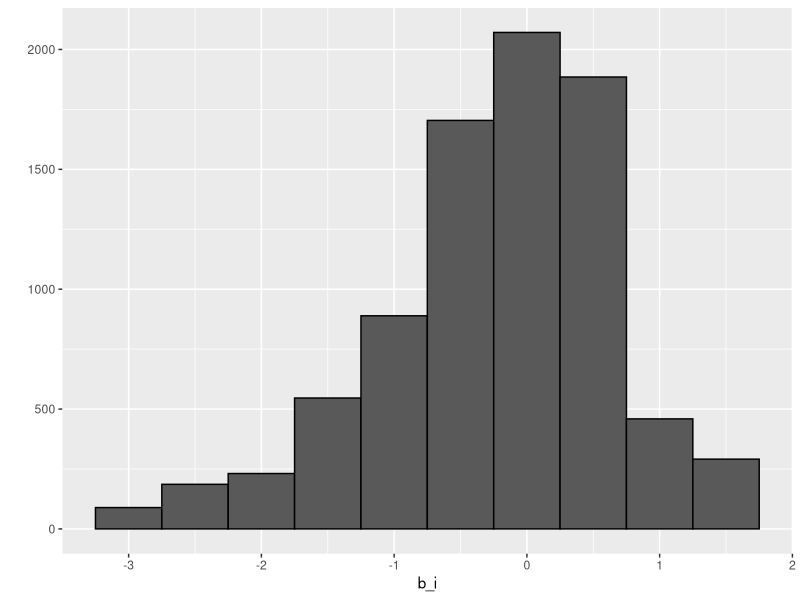
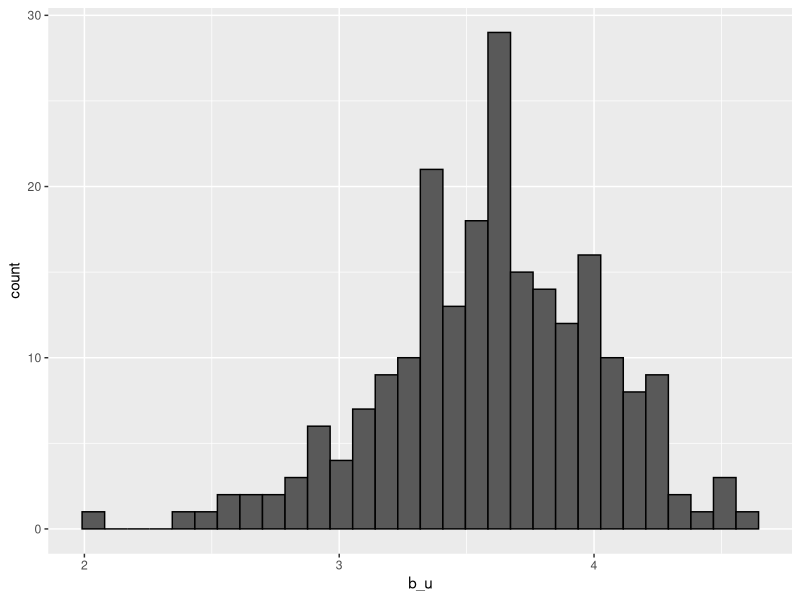
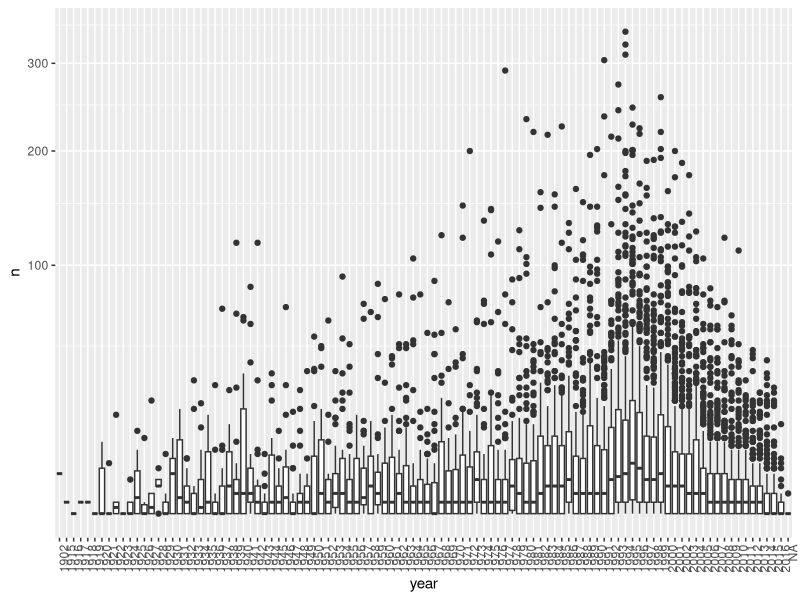
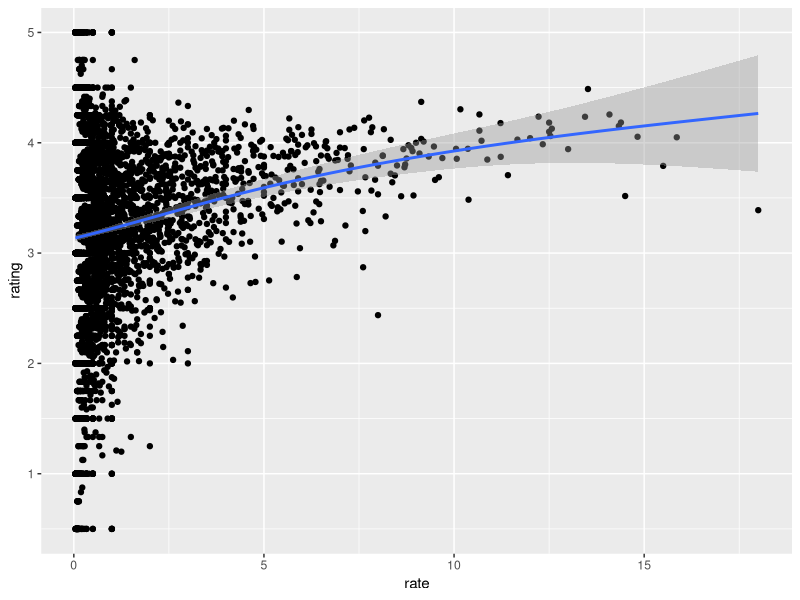
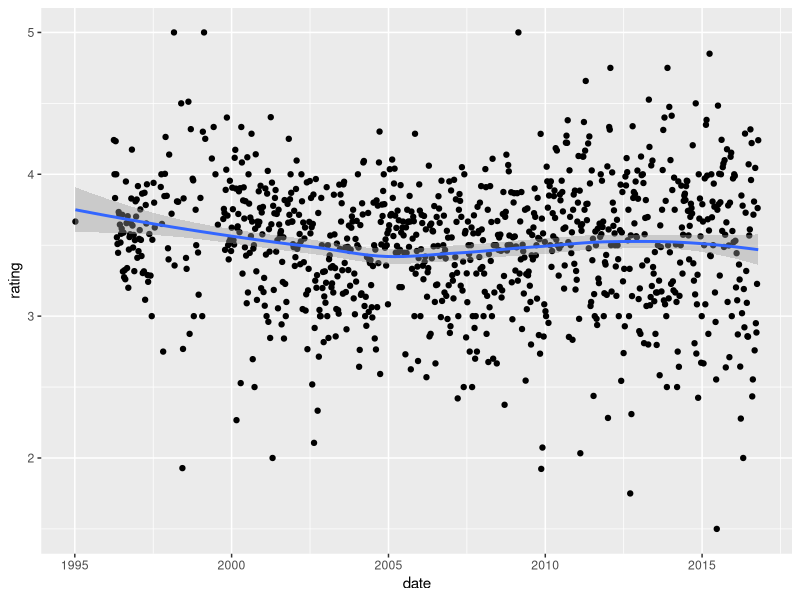
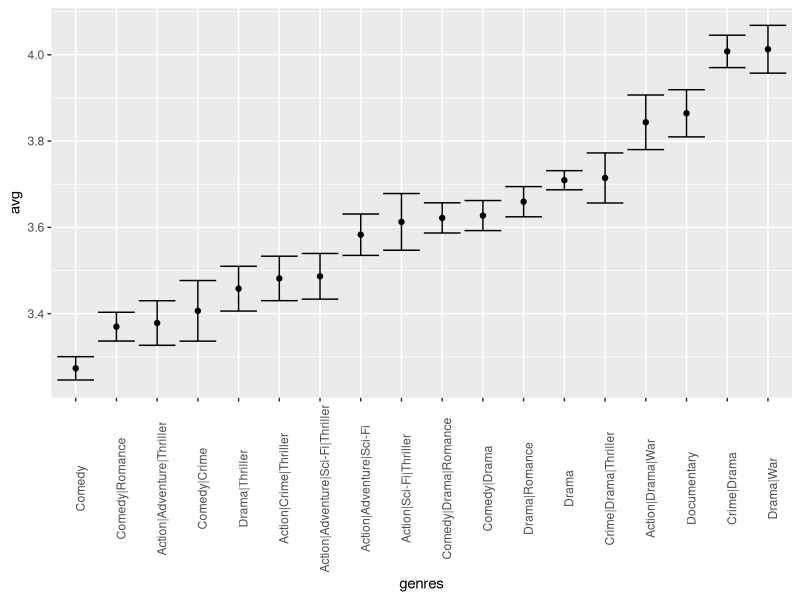
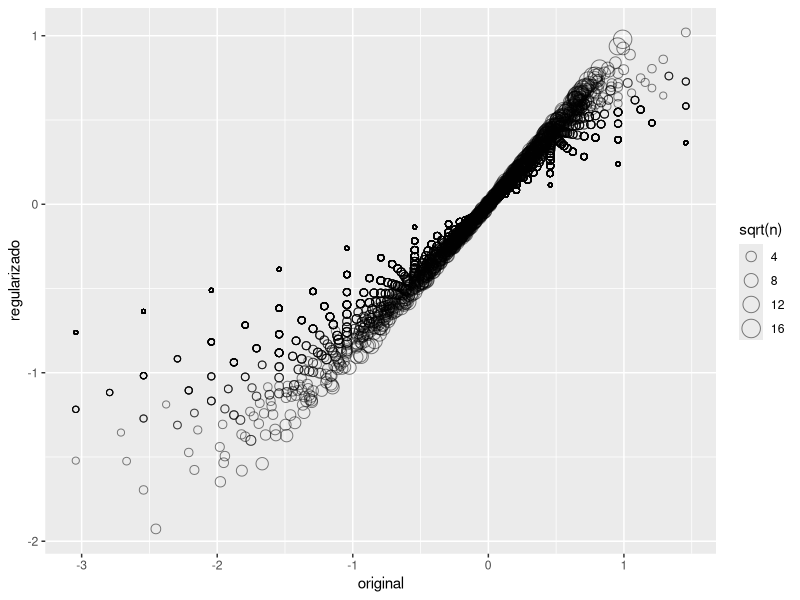

R code for these plots, in order: (Note: this script raises an error after producing the figures.)
library(tidyverse)
library(dslabs)
library(caret)
library(lubridate)
data("movielens")

#para mirar como tabla
movielens %>% as.tibble()

#usuarios unicos
movielens %>%
  summarize(n_users = n_distinct(userId),
            n_movies = n_distinct(movieId))

set.seed(755)
test_index <- createDataPartition(y = movielens$rating,
                                  times = 1, p = 0.2,
                                  list = FALSE)

train_set <- movielens[-test_index,]
test_set <- movielens[test_index,]

#se deben eliminar en el set de evaluación las peliculas
#que no tienen evaluación en el set de entrenamiento

test_set <- test_set %>%
  semi_join(train_set, by = "movieId") %>%
  semi_join(train_set, by = "userId")

#RMSE
RMSE <- function(true_ratings, predicted_ratings){
  sqrt(mean((true_ratings - predicted_ratings)^2))
}

#primer modelo de recomendación
#promedio de todas las calificaciones de las peliculas
mu_hat <- mean(train_set$rating)
mu_hat

#se aplica a todas las calificaciones desconocidas el mu_hat
naive_rmse <- RMSE(test_set$rating,mu_hat)
naive_rmse

#ese resultado es muy inocente y se puede mejorar
#pero que se ponga el resultado en una tabla para comparar

rmse_results <- tibble(method = "Solo el promedio", RMSE = naive_rmse)

rmse_results
#PERO EL RESULTADO DEL PROMEDIO AÚN ES MEJOR QUE UN RESULTADO AL AZAR
#por ejemplo si se replica el 3 en cada una de las peliculas
#que tienen rating y luego se compara con lo efectivamente puesto

alazar <- rep(3, nrow(test_set))
RMSE(test_set$rating, alazar)

#?lm
#midiendo con modelo lineal para 
#ver por promedio simple las calificaciones
#de cada una de las películas
#pero no es lo mejor con lm porque tarda mucho
#fit <- lm(rating ~ as.factor(movieId), data = movielens)

#se podría hacer con un promedio simple de cada una de las películas
mu <- mean(train_set$rating)
mu
#si restamos el mu del ratig. querria
#decir que la calificación máxima sería 1.5

movie_avgs <- train_set %>%
  group_by(movieId) %>%
  summarize(b_i = mean(rating  - mu))

qplot(b_i, data = movie_avgs, bins = 10, color = I("black"))

predicted_ratings <- mu + test_set %>%
  left_join(movie_avgs, by="movieId") %>%
  pull (b_i)

RMSE(predicted_ratings, test_set$rating)

#ya existe mejora a un promedio simple

#ver si hay algún efecto de usuario
#cuál es la calificación promedio de aquellos usuarios
#que han calificado más de 100 películas

train_set %>%
  group_by(userId) %>%
  filter(n()>=100) %>%
  summarize(b_u = mean(rating)) %>%
  ggplot(aes(b_u)) +
  geom_histogram(bins = 30, color = "black")

#entonces lo que se tendría que hacer es 
#es una modelación lineal lm 
#lm(rating ~ as.factor(movieId) + as.factor(userId))

#pero sería lento, entonces lo que se hará es una aproximación
#calculo de mu y rating de peli y estimando al usuario

user_avgs <- train_set %>%
  left_join(movie_avgs, by = "movieId") %>%
  group_by(userId) %>%
  summarize(b_u = mean(rating - mu - b_i))

#ahora construyendo los predictores y ver si mejora el RMSE
predicted_ratings <- test_set %>%
  left_join(movie_avgs, by="movieId") %>%
  left_join(user_avgs, by= "userId") %>%
  mutate(pred = mu + b_i + b_u) %>%
  pull(pred)

RMSE(predicted_ratings, test_set$rating)


#ME HE QUEDADO EN LA PAGINA 679
#EL APARTADO 33.8
#Q1. Compute the number of ratings for each movie and then plot it against the year the movie came out. Use the square root transformation on the counts.
#What year has the highest median number of ratings?

movielens %>% group_by(movieId) %>%
  summarize(n = n(), year = as.character(first(year))) %>%
  qplot(year, n, data = ., geom = "boxplot") +
  coord_trans(y = "sqrt") +
  theme(axis.text.x = element_text(angle = 90, hjust = 1))

#2. Vemos que, en promedio, las películas que salieron después de 1993 obtienen más calificaciones. También vemos que con las películas más nuevas, a partir de 1993, el número de
#calificaciones disminuye con el año: entre más reciente sea una película, menos tiempo han
#tenido los usuarios para calificarla.
#Entre las películas que salieron en 1993 o más tarde, ¿cuáles son las 25 películas con más
#calificaciones por año? Además, indique la calificación promedio.

movielens %>%
  filter(year >= 1993) %>%
  group_by(movieId) %>%
  summarize(n = n(), years = 2018 - first(year),
            title = title[1],
            rating = mean(rating)) %>%
  mutate(rate = n/years) %>%
  top_n(25, rate) %>%
  arrange(desc(rate))

#3. De la tabla construida en el ejemplo anterior, vemos que las películas mejor calificadas
#tienden a tener calificaciones superiores al promedio. Esto no es sorprendente: más personas
#ven películas populares. Para confirmar esto, estratifique las películas posteriores a 1993 por
#calificaciones por año y calcule sus calificaciones promedio. Haga un gráfico de la calificación
#promedio versus calificaciones por año y muestre un estimador de la tendencia.

movielens %>%
  filter(year >= 1993) %>%
  group_by(movieId) %>%
  summarize(n = n(), years = 2017 - first(year),
            title = title[1],
            rating = mean(rating)) %>%
  mutate(rate = n/years) %>%
  ggplot(aes(rate, rating)) +
  geom_point() +
  geom_smooth()

#Q5. The movielens dataset also includes a time stamp. This variable represents the time and data in which the rating was provided. The units are seconds since January 1, 1970. Create a new column date with the date.

movielens <- mutate(movielens, date = as_datetime(timestamp))

head(movielens)

#6. Calcule la calificación promedio de cada semana y calcule este promedio para cada día.
#Sugerencia: use la función round_date antes de group_by.

movielens %>% mutate(date = round_date(date, unit = "week")) %>%
  group_by(date) %>%
  summarize(rating = mean(rating)) %>%
  ggplot(aes(date, rating)) +
  geom_point() +
  geom_smooth()

#7. El gráfico muestra alguna evidencia de un efecto temporero. Si definimos 𝑑𝑢,𝑖 como el día
#que el usuario 𝑢 hizo su calificación de la película 𝑖, ¿cuál de los siguientes modelos es el
#más apropiado?

#d. 𝑌𝑢,𝑖 = 𝜇 + 𝑏𝑖 + 𝑏𝑢 + 𝑓(𝑑𝑢,𝑖) + 𝜀𝑢,𝑖, con 𝑓 una función suave de 𝑑𝑢,𝑖.

#8 8. Los datos movielens también tienen un columna genres. Esta columna incluye todos
#los géneros que aplican a la película. Algunas películas pertenecen a varios géneros. Defina
#una categoría como cualquier combinación que aparezca en esta columna. Mantenga solo
#categorías con más de 1,000 calificaciones. Luego, calcule el promedio y error estándar para
#cada categoría. Grafique estos usando diagramas de barras de error.

movielens %>% group_by(genres) %>%
  summarize(n = n(), avg = mean(rating), se = sd(rating)/sqrt(n())) %>%
  filter(n >= 1000) %>%
  mutate(genres = reorder(genres, avg)) %>%
  ggplot(aes(x = genres, y = avg, ymin = avg - 2*se, ymax = avg + 2*se)) +
  geom_point() +
  geom_errorbar() +
  theme(axis.text.x = element_text(angle = 90, hjust = 0.5))

#33.9 Regularización
#probemos con sólo el b_i para seleccionar los errores de peliculas
test_set %>%
  left_join(movie_avgs, by= "movieId") %>%
  mutate(residual = rating - (mu + b_i)) %>%
  arrange(desc(abs(residual))) %>%
  slice(1:10) %>%
  pull (title)

test_set %>% 
  left_join(movie_avgs, by='movieId') %>%
  mutate(residual = rating - (mu + b_i)) %>%
  arrange(desc(abs(residual))) %>%  
  slice(1:10) %>% 
  pull(title)

movie_titles <- movielens %>% 
  select(movieId, title) %>%
  distinct()

#segun el primer estimador, las 10 mejores peliculas

movie_avgs %>% left_join(movie_titles, by="movieId") %>%
  arrange(desc(b_i)) %>% 
  slice(1:10)  %>% 
  pull(title)

#segun el primer estimador, las 10 peores peliculas

movie_avgs %>% left_join(movie_titles, by="movieId") %>%
  arrange(b_i) %>% 
  slice(1:10)  %>% 
  pull(title)

#todas desconocidas, ver la frecuencia de calificación

train_set %>% count(movieId) %>%
  left_join(movie_avgs, by="movieId") %>%
  left_join(movie_titles, by= "movieId") %>%
  arrange(desc(b_i)) %>%
  slice(1:10) %>%
  pull(n)

train_set %>% count(movieId) %>%
  left_join(movie_avgs, by="movieId") %>%
  left_join(movie_titles, by= "movieId") %>%
  arrange(b_i) %>%
  slice(1:10) %>%
  pull(n)

#penalizando a las pelis que no tienen muchas valoraciones

lambda <- 3

mu <- mean(train_set$rating)

#regularizando los promedios de las peliculas
movie_reg_avgs <- train_set %>%
  group_by(movieId) %>%
  summarize(b_i = sum(rating - mu)/(n()+lambda), n_i = n())

#comparación de los promedios simples y los regularizados

tibble(original = movie_avgs$b_i,
       regularizado = movie_reg_avgs$b_i,
       n = movie_reg_avgs$n_i) %>%
  ggplot(aes(original, regularizado, size=sqrt(n))) +
  geom_point(shape=1, alpha=0.5)

#ahora veamos las 10 mejores peliculas
train_set %>%
  count(movieId) %>%
  left_join(movie_reg_avgs, by = "movieId") %>%
  left_join(movie_titles, by = "movieId") %>%
  arrange(desc(b_i)) %>%
  slice(1:10) %>%
  pull(title)

#las peores peliculas
train_set %>%
  count(movieId) %>%
  left_join(movie_reg_avgs, by = "movieId") %>%
  left_join(movie_titles, by = "movieId") %>%
  arrange(b_i) %>%
  slice(1:10) %>%
  pull(title)

#los resultados mejoraron?
predicted_ratings_con_penalizacion <- test_set %>%
  left_join(movie_reg_avgs, by="movieId") %>%
  mutate(pred = mu + b_i) %>%
  pull (pred)
RMSE(predicted_ratings_con_penalizacion, test_set$rating)

#pero como se podría elegir la cantidad para penalizar
#como podríamos saber los valores de ajuste lambda
#validación cruzada

lambdas <- seq(0,10,0.25)
mu <- mean(train_set$rating)
solo_la_suma <- train_set %>%
  group_by(movieId) %>%
  summarize(s = sum(rating - mu), n_i = n())

rmses <- sapply(lambdas, function(l){
  predicted_ratings <- test_set %>%
    left_join(solo_la_suma, by="movieId") %>%
    mutate(b_i = s/(n_i+1)) %>%
    mutate(pred = mu + b_i) %>%
    pull(pred)
  return(RMSE(predicted_ratings, test_set$rating))
})
rmses <- sapply(lambdas, function(l){
  predicted_ratings <- test_set %>%
    left_join(just_the_sum, by='movieId') %>%
    mutate(b_i = s/(n_i+l)) %>%
    mutate(pred = mu + b_i) %>%
    pull(pred)
  return(RMSE(predicted_ratings, test_set$rating))
})

just_the_sum <- train_set %>%
  group_by(movieId) %>%
  summarize(s = sum(rating - mu), n_i = n())
rmses <- sapply(lambdas, function(l){
  predicted_ratings <- test_set %>%
    left_join(just_the_sum, by='movieId') %>%
    mutate(b_i = s/(n_i+l)) %>%
    mutate(pred = mu + b_i) %>%
    pull(pred)
  return(RMSE(predicted_ratings, test_set$rating))
})
qplot(lambdas, rmses)
lambdas[which.min(rmses)]

#el anterior ejemplo solo es para fines ilustrativos. en realdiad se tendría que hacer con solo el set de entrenamiento

lambdas <- seq(0, 10, 0.25)
rmses <- sapply(lambdas, function(l){
  mu <- mean(train_set$rating)
  b_i <- train_set %>%
    group_by(movieId) %>%
    summarize(b_i = sum(rating - mu)/(n()+l))
  b_u <- train_set %>%
    left_join(b_i, by="movieId") %>%
    group_by(userId) %>%
    summarize(b_u = sum(rating - b_i - mu)/(n()+l))
  predicted_ratings <-
    test_set %>%
    left_join(b_i, by = "movieId") %>%
    left_join(b_u, by = "userId") %>%
    mutate(pred = mu + b_i + b_u) %>%
    pull(pred)
  return(RMSE(predicted_ratings, test_set$rating))
})
qplot(lambdas, rmses)

lambda <- lambdas[which.min(rmses)]
lambda

#ME QUEDE EN 33.11 PAGINA 688

#FACTORIZACIÓN DE MATRICES
#solo se cogerá a las peliculas que tienen hartas evaluaciones y a usuarios que hicieron hartas evaluaciones
train_small <- movielens %>%
  group_by(movieId) %>%
  filter(n() >=50 | movieId == 3252) %>%
  ungroup() %>%
  group_by(userId) %>%
  filter(n() >= 50) %>%
  ungroup()

y <- train_small %>%
  select(userId, movieId, rating) %>%
  pivot_wider(names_from = "movieId", values_from = "rating") %>%
  as.matrix()
#añadir nombre de fila y columna
rownames(y) <- y[,1]
y <- y[,-1]

movie_titles <- movielens %>%
  select(movieId, title) %>%
  distinct()

colnames(y) <- with(movie_titles,  title[match(colnames(y), movieId)])

#convertimos en residus eliminando los efectos de columna y fila

y <- sweep(y, 2, colMeans(y, na.rm = TRUE))
y <- sweep(y, 1, rowMeans(y, na.rm = TRUE))

m_1 <- "Godfather, The"
m_2 <- "Godfather: Part II, The"
p1 <- qplot(y[ ,m_1], y[,m_2], xlab = m_1, ylab = m_2)

m_3 <- "Goodfellas"
p2 <- qplot(y[ ,m_1], y[,m_3], xlab = m_1, ylab = m_3)

m_4 <- "You've Got Mail"
m_5 <- "Sleepless in Seattle"
p3 <- qplot(y[,m_4], y[,m_5], xlab = m_4, ylab = m_5)

gridExtra::grid.arrange(p1,p2,p3, ncol=3)

#acortando nombres de las pelis
x <- y[, c(m_1, m_2, m_3, m_4, m_5)]
short_names <- c("Godfather", "Godfather2", "Goodfellas",
                 "You've Got", "Sleepless")
colnames(x) <- short_names
cor(x, use = "pairwise.complete")

round(r,1)
